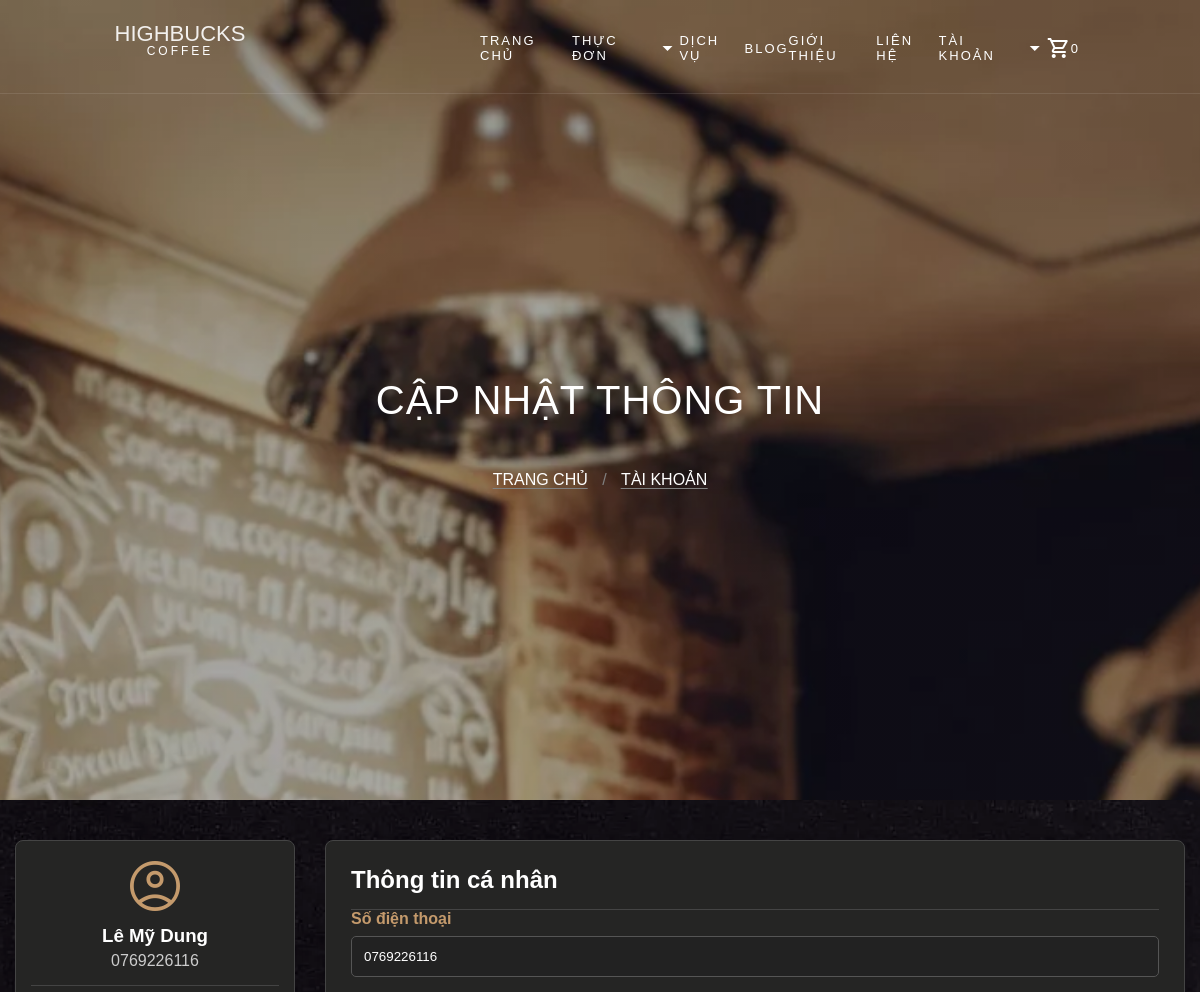
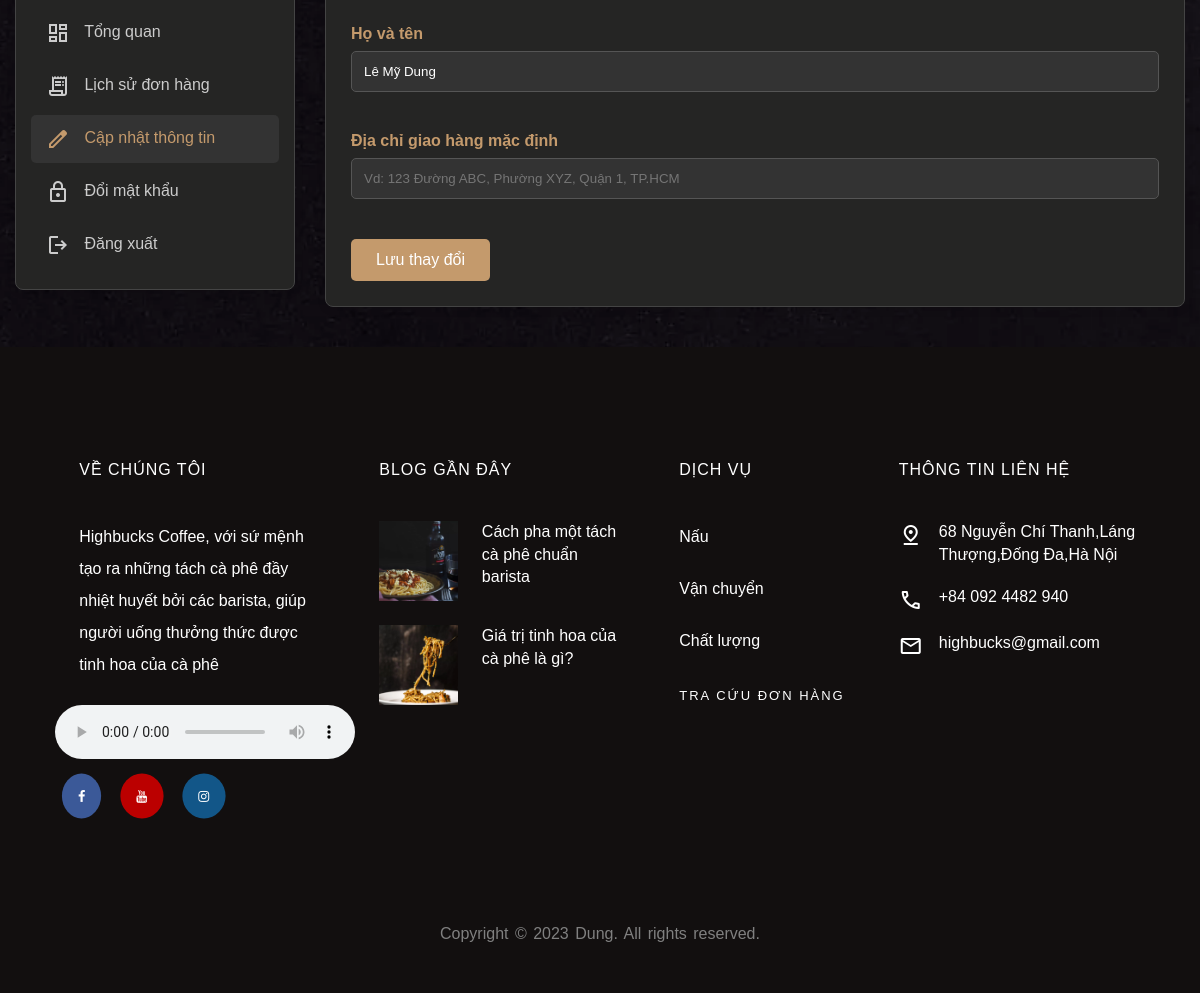
The page /Page/update_profile.php (signed in) on the database its author committed (2 pictures, top to bottom).
### tables this page shows
CREATE TABLE IF NOT EXISTS `taikhoan` (
  `idTaiKhoan` int NOT NULL AUTO_INCREMENT,
  `HoTen` varchar(255) DEFAULT NULL,
  `sdt` varchar(11) DEFAULT NULL,
  `MatKhau` char(100) DEFAULT NULL,
  `DiaChi` varchar(255) DEFAULT NULL,
  `ChucVu` varchar(45) DEFAULT 'KhÃ¡ch hÃ ng',
  PRIMARY KEY (`idTaiKhoan`)
);

### Page/update_profile.php (the view, shortened to what this page needs)
<?php
include_once '../PHP/Connect.php';
$id_tai_khoan = $_SESSION['id'];
$sql_user = "SELECT HoTen, sdt, DiaChi FROM taikhoan WHERE idTaiKhoan = ?";
$stmt_user = $conn->prepare($sql_user);
$stmt_user->bind_param("i", $id_tai_khoan);
$stmt_user->execute();
$user = $stmt_user->get_result()->fetch_assoc();
?>
<!DOCTYPE html>
<html lang="vi">
<head>
    <link rel="stylesheet" href="../Css/cart.css">
    <link rel="stylesheet" href="https://cdnjs.cloudflare.com/ajax/libs/font-awesome/4.7.0/css/font-awesome.min.css">
</head>
<body>
    <?php include '../PHP/Menu.php'; ?>
    <div class="banner">
        <h1>Cập nhật thông tin</h1>
        <p><a href="index.php">Trang chủ</a> / <a href="my_account.php">Tài khoản</a></p>
    </div>
    <div class="account-container">
        <div class="account-layout">
            <aside class="account-sidebar">
                <div class="profile-card">
                    <span class="material-symbols-outlined icon">account_circle</span>
                    <h3><?php echo htmlspecialchars($user['HoTen']); ?></h3>
                    <p><?php echo htmlspecialchars($user['sdt']); ?></p>
                </div>
                <nav class="account-nav">
                    <a href="my_account.php"><span class="material-symbols-outlined">dashboard</span> Tổng quan</a>
                    <a href="order_history.php"><span class="material-symbols-outlined">receipt_long</span> Lịch sử đơn hàng</a>
                    <a href="update_profile.php" class="active"><span class="material-symbols-outlined">edit</span> Cập nhật thông tin</a>
                    <a href="change_password.php"><span class="material-symbols-outlined">lock</span> Đổi mật khẩu</a>
                    <a href="../PHP/Logout.php"><span class="material-symbols-outlined">logout</span> Đăng xuất</a>
                </nav>
            </aside>
            <main class="account-main">
                <div class="content-box">
                    <h2>Thông tin cá nhân</h2>
                    <form action="update_profile.php" method="POST">
                        <div class="form-group">
                            <label for="sdt">Số điện thoại</label>
                            <input type="text" id="sdt" name="sdt" value="<?php echo htmlspecialchars($user['sdt']); ?>" readonly>
                        </div>
                        <div class="form-group">
                            <label for="hoten">Họ và tên</label>
                            <input type="text" id="hoten" name="hoten" value="<?php echo htmlspecialchars($user['HoTen']); ?>" required>
                        </div>
                        <div class="form-group">
                            <label for="diachi">Địa chỉ giao hàng mặc định</label>
                            <input type="text" id="diachi" name="diachi" value="<?php echo htmlspecialchars($user['DiaChi'] ?? ''); ?>" placeholder="Vd: 123 Đường ABC, Phường XYZ, Quận 1, TP.HCM">
                        </div>
                        <button type="submit" class="btn-submit">Lưu thay đổi</button>
                    </form>
                </div>
            </main>
        </div>
    </div>
    <?php include '../PHP/Footer.php'; ?>
</body>
</html>

### Css/cart.css (style rules this page uses)
* { padding: 0; margin: 0; box-sizing: border-box; }
html,body { height: 100%; position: relative; scroll-behavior: smooth; font-family: Verdana, sans-serif; background-image: url(../Pic/bg_4.jpg); background-position: center; background-repeat: no-repeat; background-size: cover; background-attachment: fixed; color: gray; font-weight: 300; }
.banner { text-transform: uppercase; height: 100%; width: 100%; background-image: linear-gradient(rgba(0, 0, 0, 0.35), rgba(0, 0, 0, 0.35)),url(../Pic/bg_3.jpg); background-size: cover; background-position: center center; background-repeat: no-repeat; background-attachment: fixed; }
.banner h1 { text-transform: uppercase; font-size: 40px; color: #fff; line-height: 1.5; font-weight: normal; letter-spacing: 1px; position: absolute; top: 50%; left: 50%; transform: translate(-50%, -50%); }
.banner p { text-align: center; position: absolute; top: 60%; left: 50%; transform: translate(-50%, -50%); }
.banner a { text-decoration: none; border-bottom: 1px solid gray; margin: 0 10px; color: white; font-size: 16px; }
input[type=text] { width: 100%; margin-bottom: 20px; padding: 12px; border: 1px solid gray; border-radius: 3px; background-color: #151111; color: white; }
label { margin-bottom: 10px; display: block; }
a { color: gray; }

### Page/update_profile.php (style rules this page uses)
.account-container { padding: 40px 15px; max-width: 1200px; margin: 0 auto; color: #ccc; }
.account-layout { display: flex; gap: 30px; align-items: flex-start; }
.account-sidebar { flex: 0 0 280px; background: rgba(37,37,36,255); border-radius: 8px; box-shadow: 0 2px 8px rgba(0,0,0,0.1); padding: 15px; border: 1px solid #444; }
.account-main { flex: 1; }
.profile-card { text-align: center; padding-bottom: 15px; border-bottom: 1px solid #444; margin-bottom: 15px; }
.profile-card .icon { font-size: 60px; color: #c49a6c; }
.profile-card h3 { margin: 5px 0; color: #fff; }
.profile-card p { color: #ccc; }
.account-nav a { display: block; padding: 12px 15px; text-decoration: none; color: #ccc; border-radius: 5px; margin-bottom: 5px; transition: background-color 0.2s; }
.account-nav a:hover, .account-nav a.active { background-color: #333; color: #c49a6c; }
.account-nav a .material-symbols-outlined { vertical-align: middle; margin-right: 10px; }
.content-box { background: rgba(37,37,36,255); border-radius: 8px; box-shadow: 0 2px 8px rgba(0,0,0,0.1); padding: 25px; border: 1px solid #444; }
.content-box h2 { margin-top: 0; padding-bottom: 15px; border-bottom: 1px solid #444; color: #fff; }
.form-group { margin-bottom: 20px; }
.form-group label { display: block; margin-bottom: 8px; font-weight: bold; color: #c49a6c; }
.form-group input { width: 100%; padding: 12px; border: 1px solid #555; border-radius: 5px; background-color: #333; color: #fff; }
.form-group input[readonly] { background-color: #222; cursor: not-allowed; }
.btn-submit { background-color: #c49a6c; color: white; padding: 12px 25px; border: none; border-radius: 5px; cursor: pointer; font-size: 16px; transition: background-color 0.2s; }

### rows shown on the page
taikhoan: HoTen "Lê Mỹ Dung", sdt "0769226116", hoten "Lê Mỹ Dung"

### other values the page prints
$cart_item_count "0"
